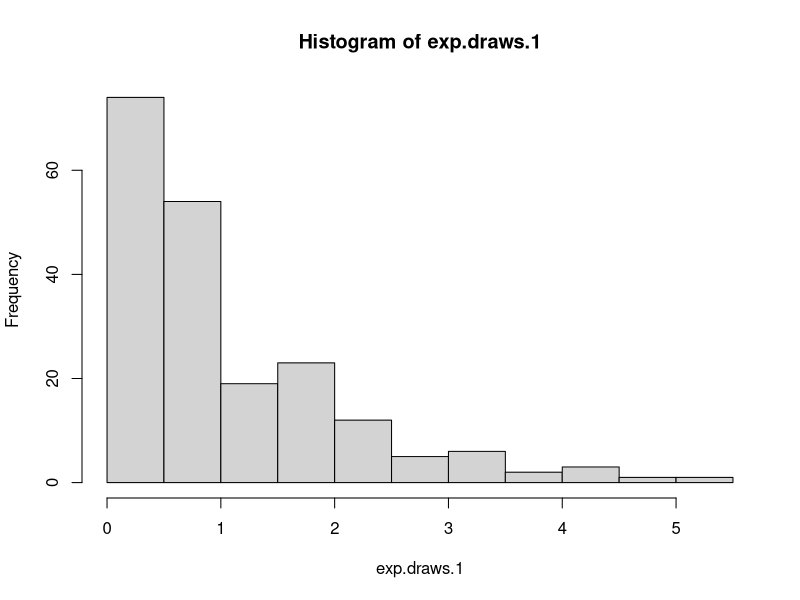
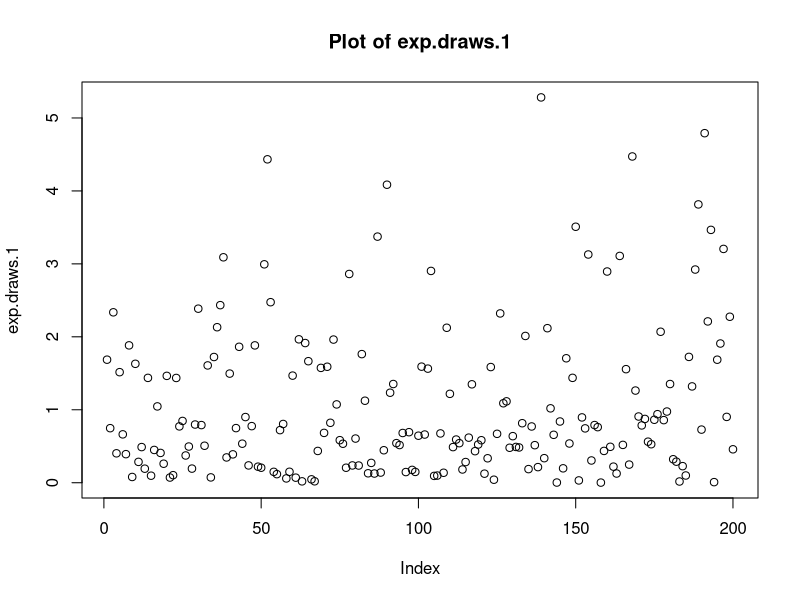
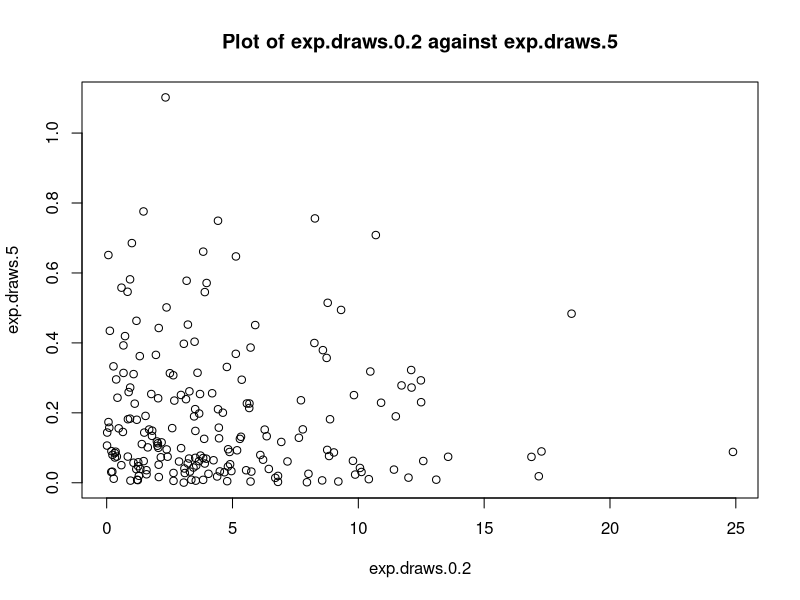
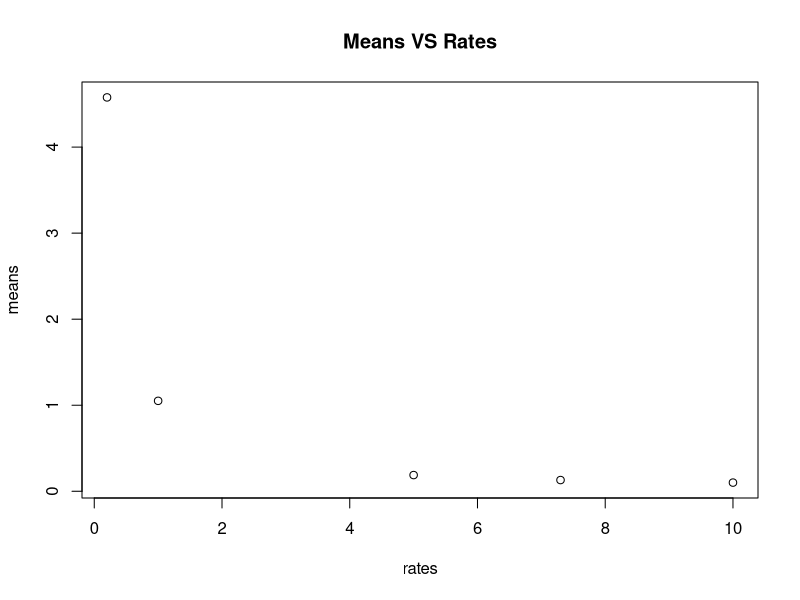
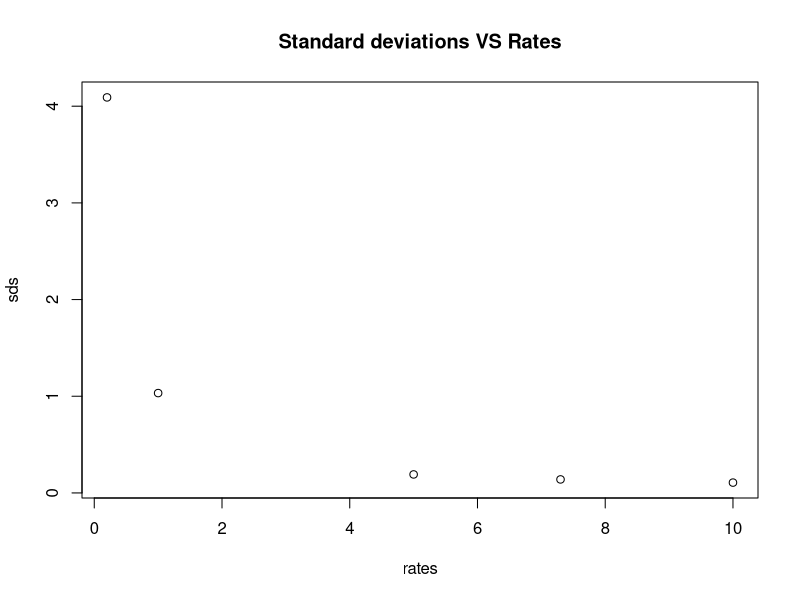
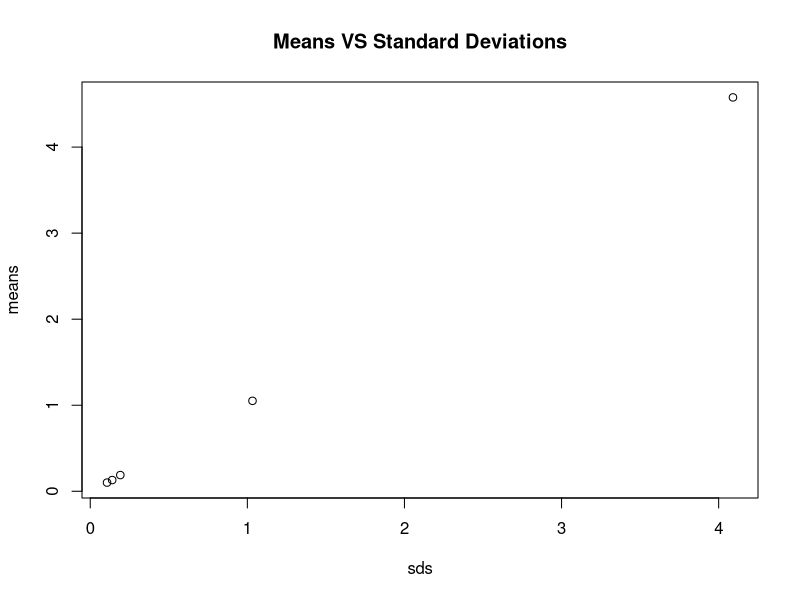
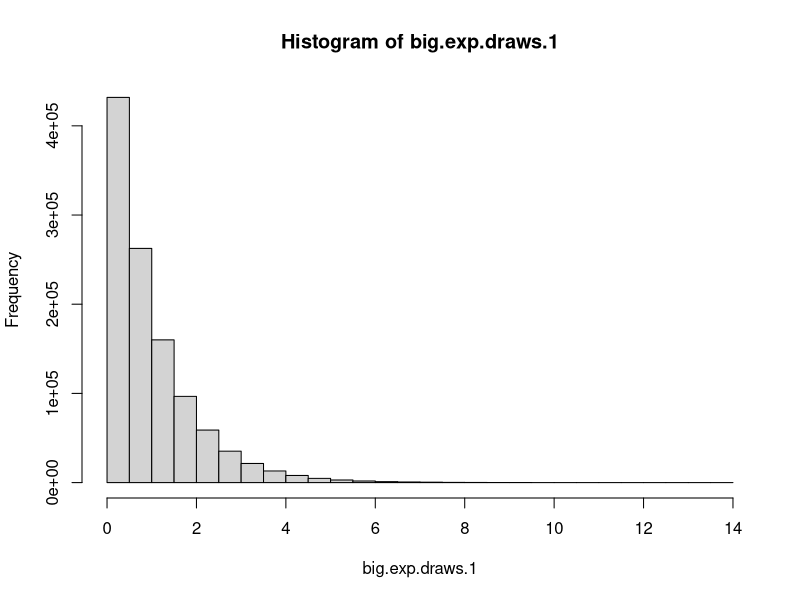
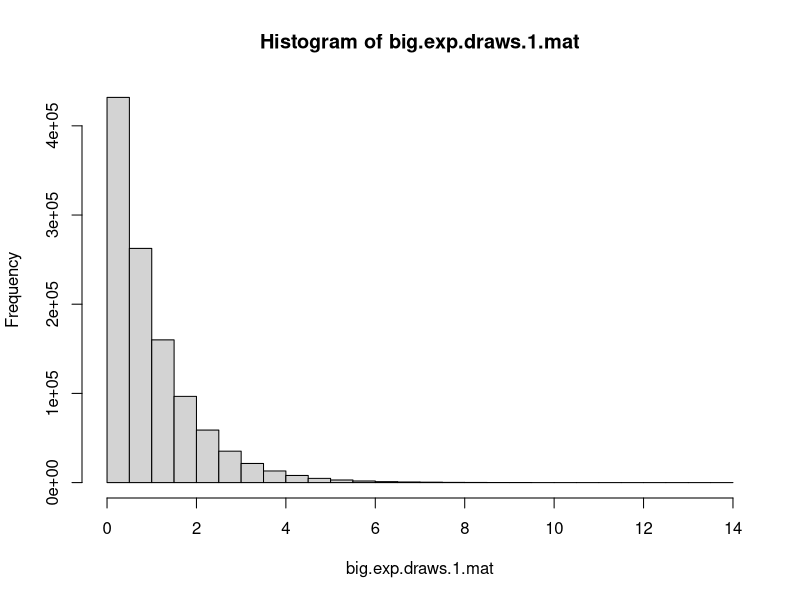

Here is the R script that generated these plots, in order:
## ---- chunk 1
knitr::opts_chunk$set(echo = TRUE)
## ---- chunk 2
exp.draws.1=rexp(n=200)
mean.draws.1=mean(exp.draws.1)
sd.draws.1=sd(exp.draws.1)
print(paste("The mean of 'exp.draws.1' is" ,mean.draws.1, "and the and its standard deviation is" ,sd.draws.1))
## ---- chunk 3
exp.draws.0.2=rexp(n=200,rate=0.2)
mean.draws.0.2=mean(exp.draws.0.2)
sd.draws.0.2=sd(exp.draws.0.2)
print(paste("The mean of 'exp.draws.0.2' is" ,mean.draws.0.2, "and the and its standard deviation is" ,sd.draws.0.2))
exp.draws.5=rexp(n=200,rate=5)
mean.draws.5=mean(exp.draws.5)
sd.draws.5=sd(exp.draws.5)
print(paste("The mean of 'exp.draws.5' is" ,mean.draws.5, "and the and its standard deviation is" ,sd.draws.5))
exp.draws.7.3=rexp(n=200,rate=7.3)
mean.draws.7.3=mean(exp.draws.7.3)
sd.draws.7.3=sd(exp.draws.7.3)
print(paste("The mean of 'exp.draws.7.3' is" ,mean.draws.7.3, "and the and its standard deviation is" ,sd.draws.7.3))
exp.draws.10=rexp(n=200,rate=10)
mean.draws.10=mean(exp.draws.10)
sd.draws.10=sd(exp.draws.10)
print(paste("The mean of 'exp.draws.10' is" ,mean.draws.10, "and the and its standard deviation is" ,sd.draws.10))
## ---- chunk 4
##a
hist(exp.draws.1)
##b
plot(exp.draws.1,main = "Plot of exp.draws.1")
##c
plot(exp.draws.0.2,exp.draws.5, main="Plot of exp.draws.0.2 against exp.draws.5")
## ---- chunk 5

means =c(mean.draws.0.2,mean.draws.1,mean.draws.5,mean.draws.7.3,mean.draws.10)
rates = c(0.2,1,5,7.3,10)
sds = c(sd.draws.0.2,sd.draws.1,sd.draws.5,sd.draws.7.3,sd.draws.10)
##a
plot(rates,means,main="Means VS Rates")
##b
plot(rates,sds,main="Standard deviations VS Rates")
##c
plot(sds,means,main="Means VS Standard Deviations")
## ---- chunk 6
##a
big.exp.draws.1 = rexp(n=1100000)
mean.big = mean(big.exp.draws.1)
sd.big = sd(big.exp.draws.1)
print(paste("The mean of 'big.exp.draws.1' is" ,mean.big, "and the and its standard deviation is" ,sd.big))

##b
hist(big.exp.draws.1)
## it does match the function \(1-e^{-x}\), and it should since the amount of data is large enough. Both the standard deviation and mean are very close to 1.
 
##c
mean.big.greater=mean(big.exp.draws.1[big.exp.draws.1>1])
print(paste("The mean of all of the entries in `big.exp.draws.1` which are strictly greater than 1 is",  mean.big.greater))

##d
big.exp.draws.1.mat = matrix(big.exp.draws.1,nrow=1100,ncol=1000,byrow=TRUE)
hist(big.exp.draws.1.mat)
## The data shows the same result as part b
##e
mean.371col=mean(big.exp.draws.1.mat[,371])
print(paste("The mean of the 371st column of `big.exp.draws.1.mat` is",mean.371col))

##f
meanofcols = colMeans(big.exp.draws.1.mat)
hist(meanofcols)
## In each column, there are 1100 observations which means the means of columns are already close to the overall mean of the distribution which is 1. So we can see most of the observations are in the range of (0.95,1.05). All of the outliers have been balanced by a large number of regular data. However, in the part b, every observation will have more influence to the histgram since they are original data.
